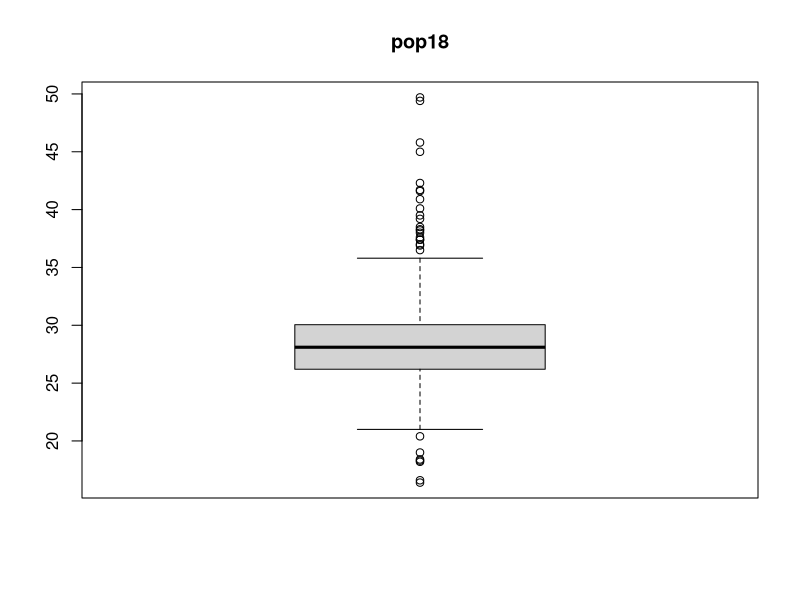
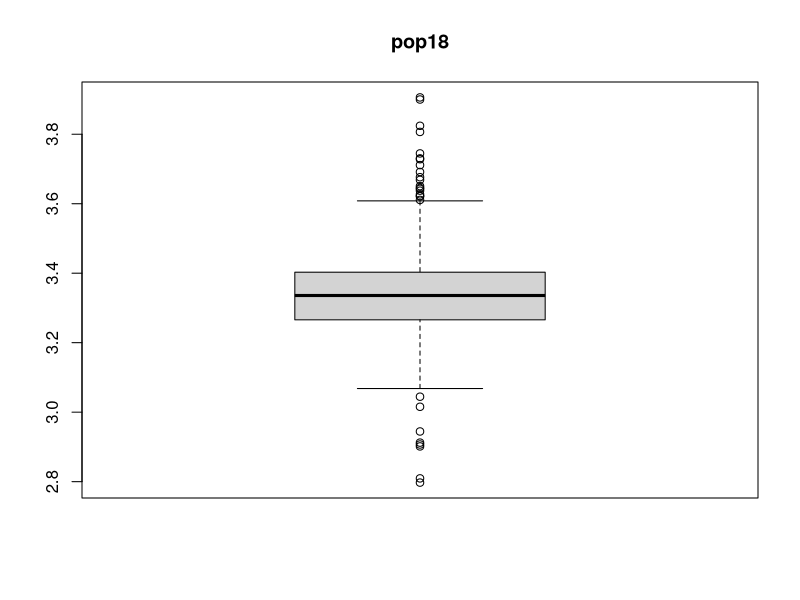
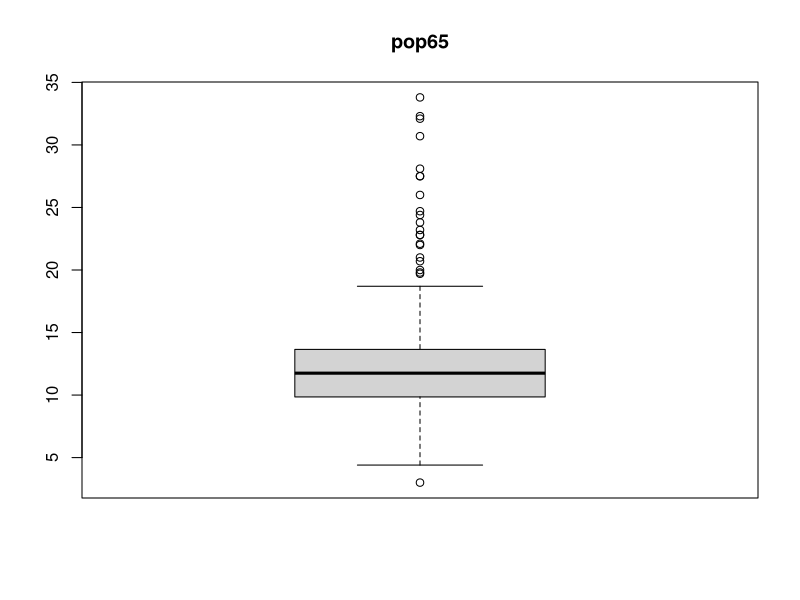
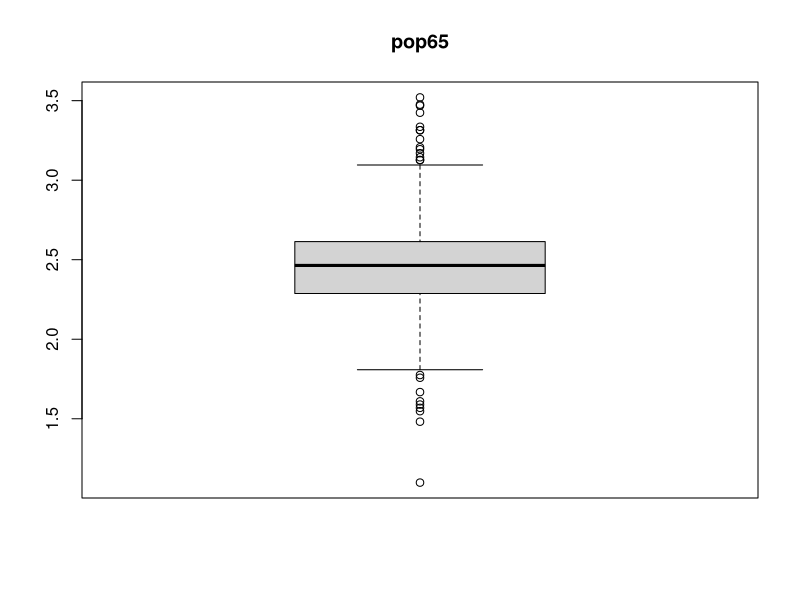
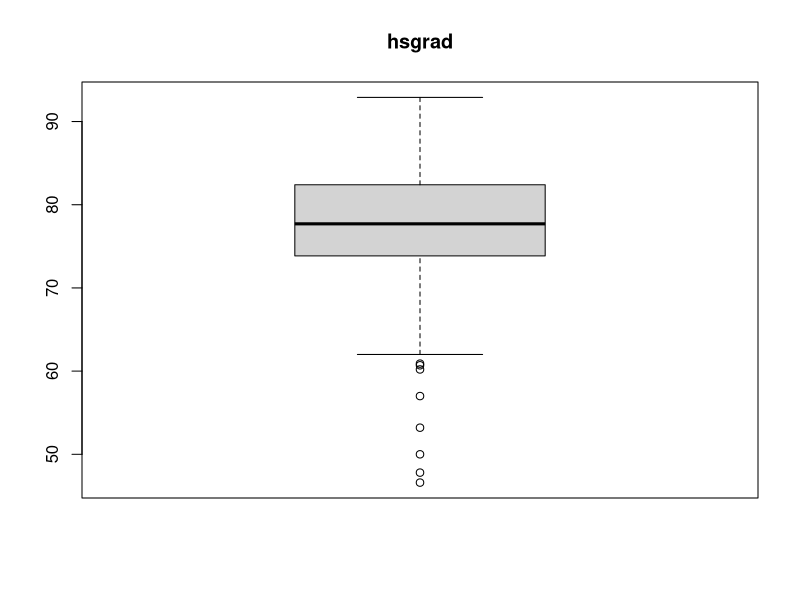
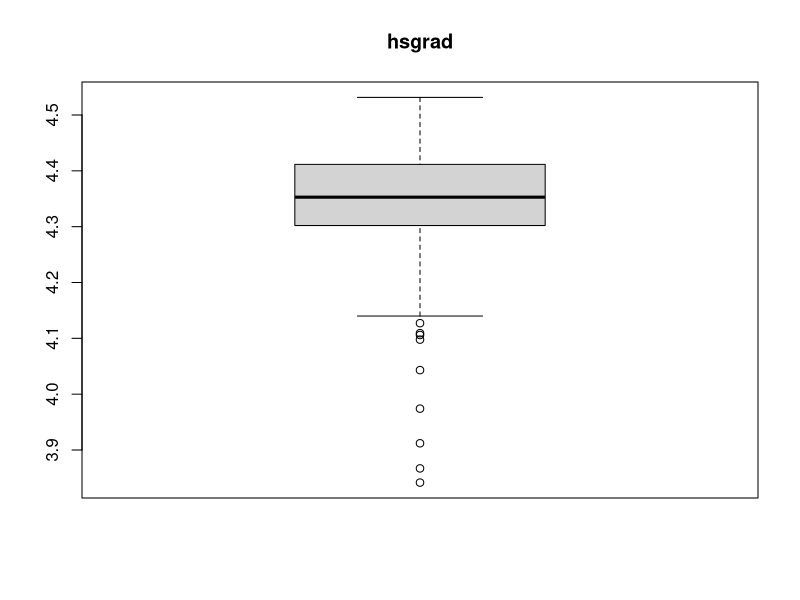
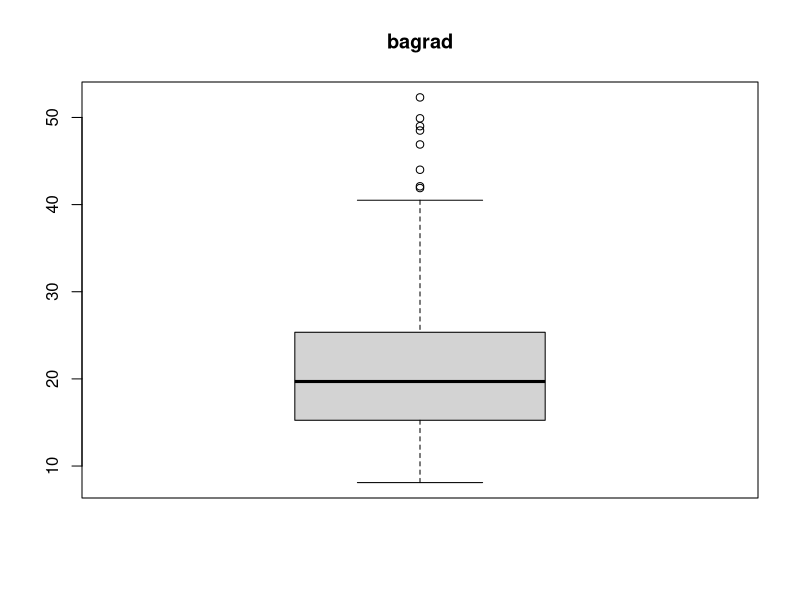
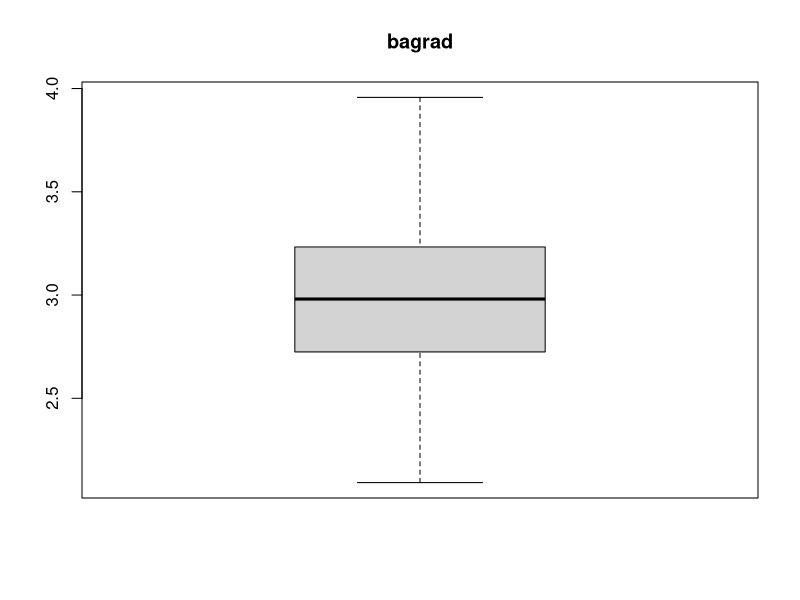

The R script that drew these images, in order: (Note: this script raises an error after producing the figures.)
## ---- chunk 1
knitr::opts_chunk$set(echo = TRUE, message = FALSE, warning = FALSE)

library(tidyverse)
library(corrplot)
library(leaps)
library(MASS) 
library(caret)
# setwd("/Users/beelee/Desktop/Columbia/Fall_2021/P8130-Biostatistical_Methods_1/Project/")
## ---- chunk 2
# clean, transform, and rid unneeded columns
cdi_df = 
  read_csv("cdi.csv") %>% 
  mutate(
    CRM_1000 = crimes/pop * 1000,
    dens = pop/area,
    region = factor(region),
    state = factor(state),
    docbed = docs/beds,
    log_pop18 = log(pop18),
    log_pop65 = log(pop65),
    log_hsgrad = log(hsgrad),
    log_bagrad = log(bagrad),
    log_poverty = log(poverty),
    log_unemp = log(unemp),
    log_pcincome = log(pcincome),
    log_docbed = log(docbed),
    log_dens = log(dens)
  ) %>% 
  dplyr::select(-id, -cty, -docs, -beds, -totalinc, -crimes, -pop, -area) %>% 
  dplyr::select(CRM_1000, everything())

# compare distribution of original and log transformed variables
boxplot(cdi_df$pop18, main='pop18')
boxplot(cdi_df$log_pop18, main='pop18') # better
boxplot(cdi_df$pop65, main='pop65') 
boxplot(cdi_df$log_pop65, main='pop65') # better
boxplot(cdi_df$hsgrad, main='hsgrad') # better
boxplot(cdi_df$log_hsgrad, main='hsgrad') 
boxplot(cdi_df$bagrad, main='bagrad') 
boxplot(cdi_df$log_bagrad, main='bagrad') # better
boxplot(cdi_df$poverty, main='poverty')
boxplot(cdi_df$log_poverty, main='poverty') # better
boxplot(cdi_df$unemp, main='unemp')
boxplot(cdi_df$log_unemp, main='unemp') # better
boxplot(cdi_df$pcincome, main='pcincome')
boxplot(cdi_df$log_pcincome, main='pcincome') # better
boxplot(cdi_df$docbed, main='docbed') 
boxplot(cdi_df$log_docbed, main='docbed') # better
boxplot(cdi_df$dens, main='dens')
boxplot(cdi_df$log_dens, main='dens') # better

cdi_df %>%
  group_by(state) %>% 
  summarise(n = n()) %>%
  ggplot() + 
  geom_col(aes(state, n))

cdi_df %>%
  group_by(region) %>% 
  summarise(n = n()) %>%
  ggplot() + 
  geom_col(aes(region, n)) # better

# keep the more normally distributed versions
cdi_df = 
  cdi_df %>% 
  dplyr::select(-c(pop18, pop65, bagrad, poverty, unemp, pcincome, docbed, dens, log_hsgrad, state))

# get first full mlr
fit_1 = lm(CRM_1000 ~ ., data = cdi_df)
summary(fit_1) # aRs = 0.5309
boxcox(fit_1) # transform CRM_1000 and raise it to 1/2

# transform Y for a better fit
t_cdi_df =
  cdi_df %>% 
  mutate(
    t_CRM_1000 = CRM_1000^(1/2)
  ) %>% 
  dplyr::select(-CRM_1000)

fit_2 = lm(t_CRM_1000 ~ ., data = t_cdi_df)
summary(fit_2) # aRs = 0.5616; improved
boxcox(fit_2) # better

cdi_df = t_cdi_df

# run stepwise and get a list of highly effective predictors
step(fit_2, direction = 'both')

fit_3 = lm(t_CRM_1000 ~ region + log_pop18 + log_poverty + log_pcincome + log_dens, data = cdi_df)
summary(fit_3) # aRs = 0.5654; improved
plot(fit_3) # rows 6, 215, 371 seem to contain outliers

# remove those 3 outliers and fit again
cdi_no_out_df = cdi_df[-c(6, 215, 371),]

fit_4 = lm(t_CRM_1000 ~ region + log_pop18 + log_poverty + log_pcincome + log_dens, data = cdi_no_out_df)
summary(fit_4) # aRs = 0.596; improved

cdi_df = 
  cdi_no_out_df %>% 
  dplyr::select(t_CRM_1000, region,  log_pop18, log_poverty, log_pcincome, log_dens)

# check collinearity
check_collinearity(fit_4) # low correlation
## ---- chunk 3
fit_5 = lm(t_CRM_1000 ~ .*., data = cdi_df) 
summary(fit_5) # aRs = 0.6071; improved, but each predictors doesn't seem as significant

fit_6 = lm(t_CRM_1000 ~ .*region, data = cdi_df) 
summary(fit_6) # aRs = 0.6008, 6 significant coefs

fit_7 = lm(t_CRM_1000 ~ .*log_pop18, data = cdi_df) 
summary(fit_7) # aRs = 0.5958, 3 significant coefs

fit_8 = lm(t_CRM_1000 ~ .*log_poverty, data = cdi_df) 
summary(fit_8) # aRs = 0.6003, 4 significant coefs

fit_9 = lm(t_CRM_1000 ~ .*log_pcincome, data = cdi_df) 
summary(fit_9) # aRs = 0.611, 6 significant coefs

fit_10 = lm(t_CRM_1000 ~ .*log_dens, data = cdi_df) 
summary(fit_10) # aRs = 0.6043, 8 significant coefs!

fit_11 = lm(t_CRM_1000 ~ (region + log_poverty + log_pcincome + log_dens)*log_dens, data = cdi_df) 
summary(fit_11) # aRs = 0.5884, 8 significant coefs!
## ---- chunk 4
# Use 5-fold validation and create the training sets
train = trainControl(method = "cv", number = 5)

# Fit the 3 best looking models and compare performance: the first is fit 4
model_1 = train(t_CRM_1000 ~ .,
                   data = cdi_df,
                   trControl = train,
                   method = 'lm',
                   na.action = na.pass)
print(model_1)
# the second is fit 10
model_2 = train(t_CRM_1000 ~ .*log_dens,
                   data = cdi_df,
                   trControl = train,
                   method = 'lm',
                   na.action = na.pass)
print(model_2)

# the third is fit 11
model_3 = train(t_CRM_1000 ~ (region + log_poverty + log_pcincome + log_dens)*log_dens,
                   data = cdi_df,
                   trControl = train,
                   method = 'lm',
                   na.action = na.pass)
print(model_3)

# fit 4 may be the best considering law of parsimony
